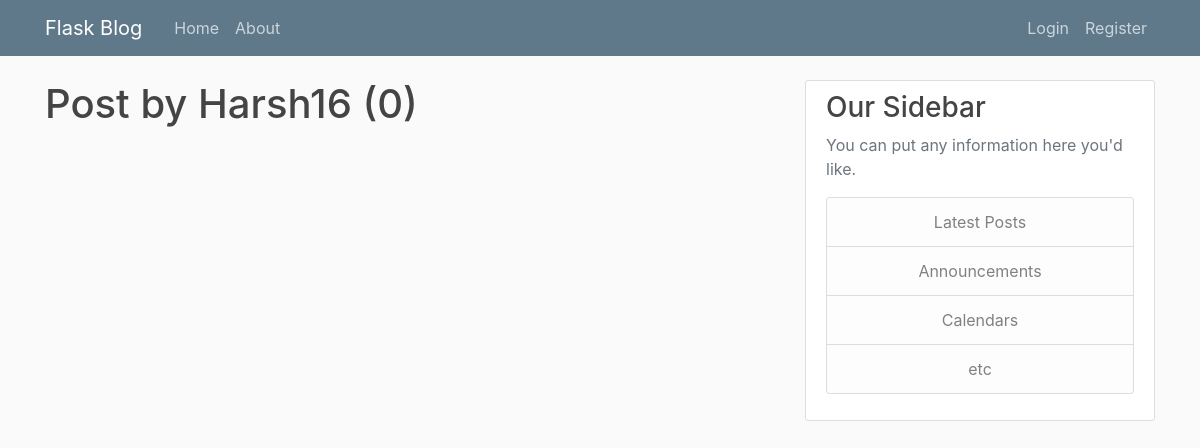
Before: /user/Harsh16 with the older database file.
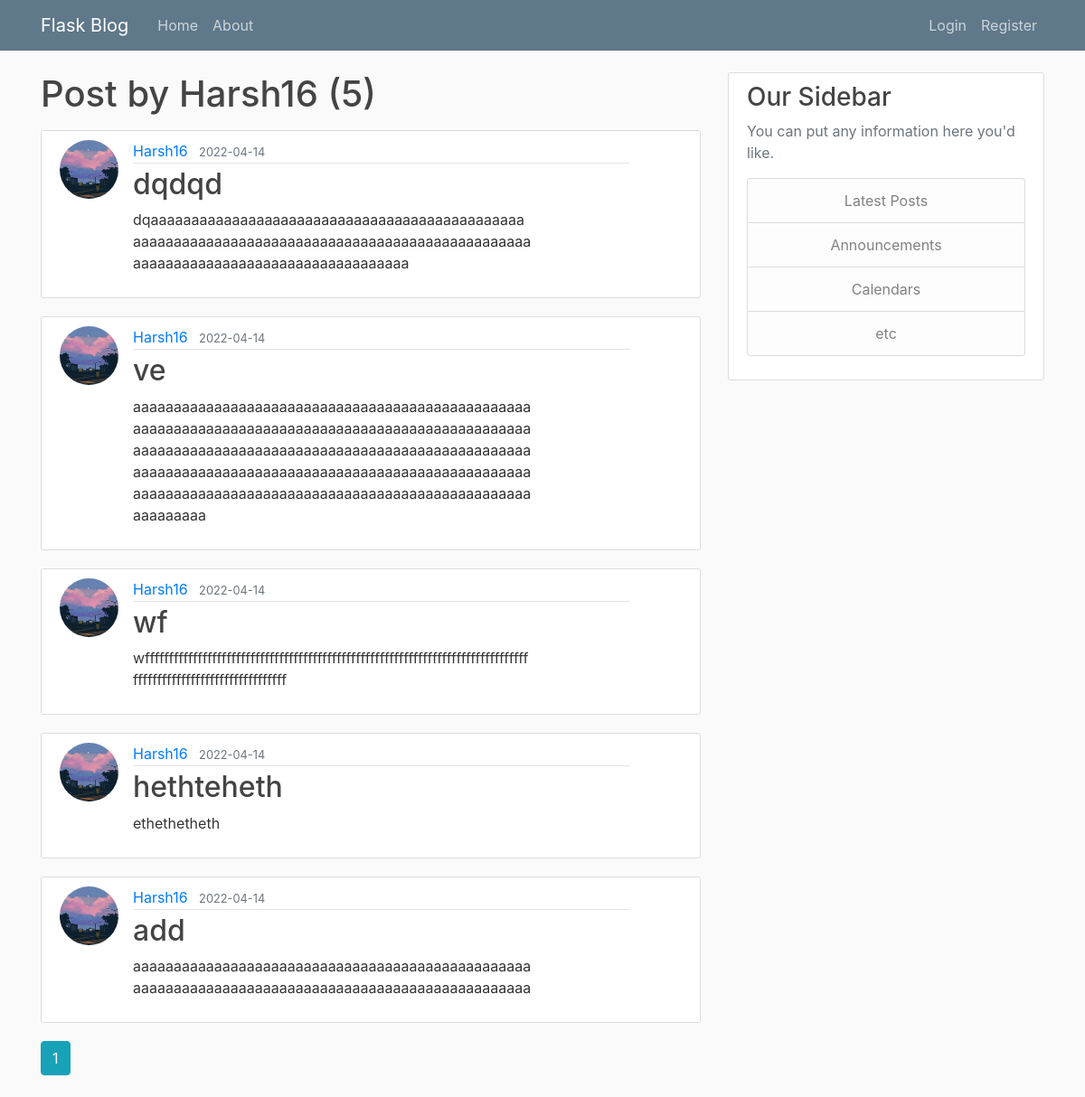
After: the same page with the newer database file.
### flaskblog/models.py (models this page shows, shortened)
class User(db.Model,UserMixin):
    id = db.Column(db.Integer,primary_key=True)
    username = db.Column(db.String(20), unique=True,nullable=False)
    email = db.Column(db.String(120), unique=True,nullable=False)
    image_file= db.Column(db.String(20),nullable=False,default='default.jpg')
    password = db.Column(db.String(60),nullable=False)
    posts = db.relationship('Post',backref='author',lazy=True)

class Post(db.Model):
    id = db.Column(db.Integer,primary_key=True)
    title = db.Column(db.String(100),nullable=False)
    date_posted = db.Column(db.DateTime,nullable=False,default=datetime.utcnow)
    content = db.Column(db.Text,nullable=False)
    user_id = db.Column(db.Integer,db.ForeignKey('user.id'),nullable=False)

### flaskblog/users/routes.py (the view)
@users.route("/user/<string:username>")
def user_posts(username):
    page= request.args.get('page',1,type=int)
    user = User.query.filter_by(username=username).first_or_404()
    posts = Post.query.filter_by(author=user)\
        .order_by(Post.date_posted.desc())\
        .paginate(page=page,per_page=5)
    return render_template('user_posts.html',posts=posts,user=user)

### flaskblog/templates/user_posts.html
{% extends "layout.html" %}
{% block content %}
    <h1 class="mb-3">Post by {{ user.username }} ({{ posts.total }})</h1>
    {% for post in posts.items %}
      <article class="media content-section">
      <img class ="rounded-circle article-img" src="{{url_for('static',filename='profile_pics/' + post.author.image_file)}}">
        <div class="media-body">
          <div class="article-metadata">
            <a class="mr-2" href="{{url_for('users.user_posts',username=post.author.username)}}">{{ post.author.username }}</a>
            <small class="text-muted">{{ post.date_posted.strftime('%Y-%m-%d') }}</small>
          </div>
          <h2><a class="article-title" href="{{url_for('posts.post',post_id = post.id)}}">{{ post.title }}</a></h2>
          <p class="article-content"> {{ post.content }} </p>
        </div>
      </article>
    {% endfor %}
    {% for page_num in posts.iter_pages(left_edge=1,right_edge=1,left_current=1,right_current=2) %}
        {% if page_num %}
          {% if posts.page == page_num %}
          <a class ="btn btn-info mb-4" href="{{url_for('users.user_posts',username=user.username,page=page_num) }}">{{ page_num }}</a>
          {% else %}
          <a class ="btn btn-outline-info mb-4" href="{{url_for('users.user_posts',username=user.username,page=page_num) }}">{{ page_num }}</a>
          {% endif %}
        {% else %}
          ...
        {% endif %}
    {% endfor %}
{% endblock content%}

### flaskblog/templates/layout.html (shortened to what this page needs)
<!DOCTYPE html>
<html>
<head>
    <link rel="stylesheet" href="https://cdn.jsdelivr.net/npm/bootstrap@4.0.0/dist/css/bootstrap.min.css">
    <link rel="stylesheet" type="text/css" href="{{ url_for('static', filename='main.css') }}">
    <body>
            <header class="site-header">
                <nav class="navbar navbar-expand-md navbar-dark bg-steel fixed-top">
                <div class="container">
                    <a class="navbar-brand mr-4" href="/">Flask Blog</a>
                    <div class="collapse navbar-collapse" id="navbarToggle">
                    <div class="navbar-nav mr-auto">
                        <a class="nav-item nav-link" href="{{url_for('main.home')}}">Home</a>
                        <a class="nav-item nav-link" href="{{url_for('main.about')}}">About</a>
                    </div>
                    <div class="navbar-nav">
                      {% if current_user.is_authenticated %}
                      <a class="nav-item nav-link" href="{{url_for('posts.new_post')}}">New Post</a>
                      <a class="nav-item nav-link" href="{{url_for('users.account')}}">Account</a>
                      <a class="nav-item nav-link" href="{{url_for('users.logout')}}">Logout</a>
                      {% else %}
                        <a class="nav-item nav-link" href="{{url_for('users.login')}}">Login</a>
                        <a class="nav-item nav-link" href="{{url_for('users.register')}}">Register</a>
                      {% endif %}
                    </div>
                    </div>
                </div>
                </nav>
            </header>
            <main role="main" class="container">
                <div class="row">
                  <div class="col-md-8">
                    {% block content %}{% endblock %}
                  </div>
                  <div class="col-md-4">
                    <div class="content-section">
                      <h3>Our Sidebar</h3>
                      <p class='text-muted'>You can put any information here you'd like.
                        <ul class="list-group">
                          <button class="list-group-item list-group-item-light">Latest Posts</button>
                          <button class="list-group-item list-group-item-light">Announcements</button>
                          <button class="list-group-item list-group-item-light">Calendars</button>
                          <button class="list-group-item list-group-item-light">etc</button>
                        </ul>
                      </p>
                    </div>
                  </div>
                </div>
            </main>
    </body>
</head>
</html>

### flaskblog/static/main.css (style rules this page uses)
body { background: #fafafa; color: #333333; margin-top: 5rem; }
h1, h2, h3, h4, h5, h6 { color: #444444; }
.bg-steel { background-color: #5f788a; }
.site-header .navbar-nav .nav-link { color: #cbd5db; }
.content-section { background: #ffffff; padding: 10px 20px; border: 1px solid #dddddd; border-radius: 3px; margin-bottom: 20px; max-width: 100%; overflow-wrap: break-word; }
.media-body { max-width: 80%; }
.article-title { color: #444444; }
.article-content { white-space: pre-line; max-width:80%; }
.article-img { height: 65px; width: 65px; margin-right: 16px; }
.article-metadata { padding-bottom: 1px; margin-bottom: 4px; border-bottom: 1px solid #e3e3e3 }

Changed rows visible on the page:
added Post: image_file (placeholder picture), author.username "Harsh16", date_posted "2022-04-14", title "dqdqd", content "dqaaaaaaaaaaaaaaaaaaaaaaaaaaaaaaaaaaaaaaaaaaaaaaaaaaaaaaaaaaaaaaaaaaaaaaaaaaaaaaaaaaaaaaaaaaaaaaaaaaaaaaaaaaaaaaaaaaaaaaaaaaaaaaaaa"
added Post: image_file (placeholder picture), author.username "Harsh16", date_posted "2022-04-14", title "ve", content "aaaaaaaaaaaaaaaaaaaaaaaaaaaaaaaaaaaaaaaaaaaaaaaaaaaaaaaaaaaaaaaaaaaaaaaaaaaaaaaaaaaaaaaaaaaaaaaaaaaaaaaaaaaaaaaaaaaaaaaaaaaaaaaaaaaaaaaaaaaaaaaaaaaaaaaaaaaaaaaaaaaaaaaaaaaaaaaaaaaaaaaaaaaaaaaaaaaaaaaaaaaaaaaaaaaaaaaaaaaaaaaaaaaaaaaaaaaaaaaaaaaaaaaaaaaaaa"
added Post: image_file (placeholder picture), author.username "Harsh16", date_posted "2022-04-14", title "wf", content "wffffffffffffffffffffffffffffffffffffffffffffffffffffffffffffffffffffffffffffffffffffffffffffffffffffffffffffffff"
added Post: image_file (placeholder picture), author.username "Harsh16", date_posted "2022-04-14", title "hethteheth", content "ethethetheth"
added Post: image_file (placeholder picture), author.username "Harsh16", date_posted "2022-04-14", title "add", content "aaaaaaaaaaaaaaaaaaaaaaaaaaaaaaaaaaaaaaaaaaaaaaaaaaaaaaaaaaaaaaaaaaaaaaaaaaaaaaaaaaaaaaaaaaaaaaaaaa"
Other visible differences:
{{ posts.total }}: "0" → "5"
new list line: "1"
